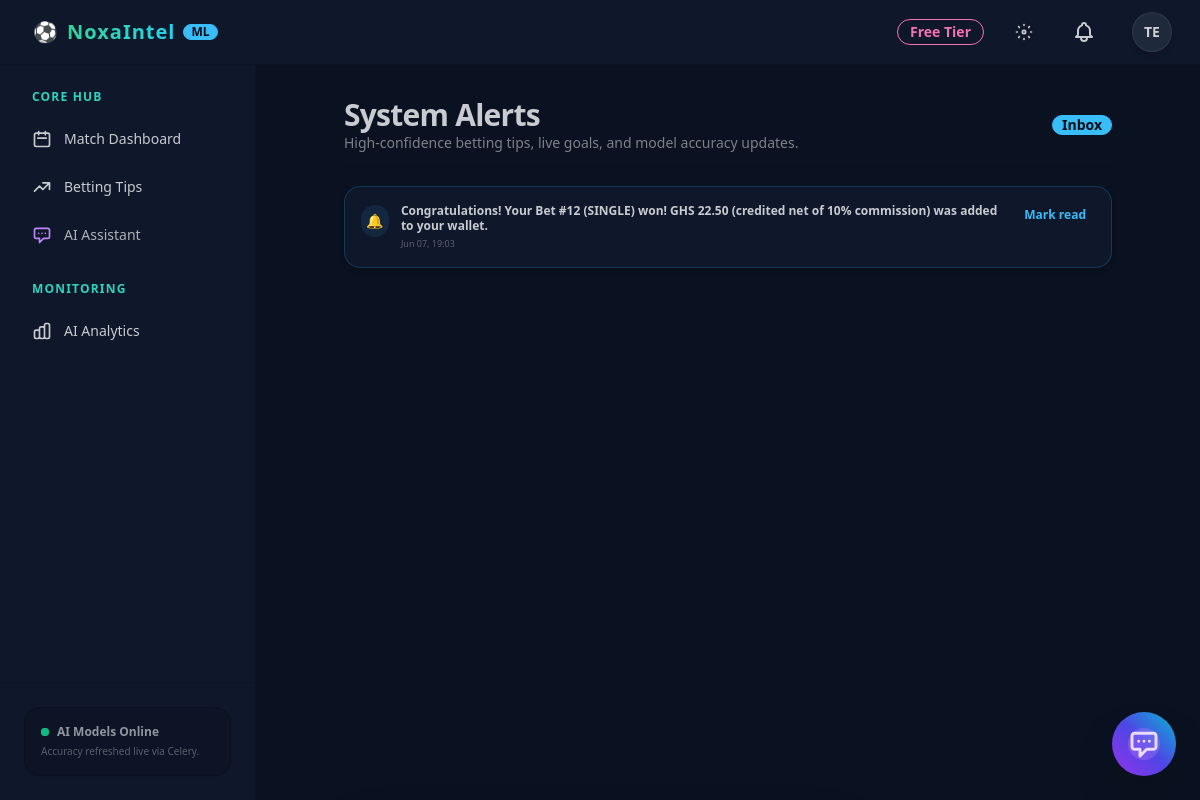
The app's page /notifications/ (signed in) with its own data.
### users/models.py (models this page shows, shortened)
class CustomUser(AbstractUser):
    phone_number = models.CharField(max_length=20, unique=True, null=True, blank=True)
    email = models.EmailField(unique=True)
    USERNAME_FIELD = 'phone_number'
    REQUIRED_FIELDS = ['email', 'username']

### notifications/models.py (models this page shows, shortened)
class Notification(models.Model):
    NOTIFICATION_TYPES = [
        ('MATCH_START', 'Match Start'),
        ('GOAL', 'Goal Scored'),
        ('TIP_ALERT', 'High Confidence Tip'),
        ('PREDICTION', 'New Prediction'),
    ]
    user = models.ForeignKey(CustomUser, on_delete=models.CASCADE, related_name='notifications')
    message = models.CharField(max_length=255)
    notification_type = models.CharField(max_length=20, choices=NOTIFICATION_TYPES, default='TIP_ALERT')
    is_read = models.BooleanField(default=False)
    created_at = models.DateTimeField(auto_now_add=True)
    url = models.CharField(max_length=500, blank=True, default='/')  # Deep-link URL
    class Meta:
        ordering = ['-created_at']
        indexes = [
            models.Index(fields=['user', 'is_read']),
        ]

### notifications/views.py (the view)
# urls.py: path('', views.notification_list, name='list'),
@login_required
def notification_list(request):
    notifications = Notification.objects.filter(user=request.user)[:30]
    has_push_sub = PushSubscription.objects.filter(user=request.user).exists()
    return render(request, 'notifications/list.html', {
        'notifications': notifications,
        'has_push_sub': has_push_sub,
    })

### config/context_processors.py (called while the page is built)
def vapid_public_key(request):
    return {
        "VAPID_PUBLIC_KEY": getattr(settings, "VAPID_PUBLIC_KEY", "")
    }

### templates/notifications/list.html (shortened to what this page needs)
{% extends 'base.html' %}
{% block content %}
<div class="space-y-6 max-w-3xl mx-auto">
    <div class="flex justify-between items-center pb-2 border-b border-base-200">
        <div>
            <h1 class="text-3xl font-extrabold tracking-tight">System Alerts</h1>
            <p class="text-sm opacity-60">High-confidence betting tips, live goals, and model accuracy updates.</p>
        </div>
        <span class="badge badge-primary font-bold">Inbox</span>
    </div>
    <div id="notifications-list-container">
        {% include 'notifications/partials/list_items.html' %}
    </div>
</div>
{% endblock %}

### templates/components/navbar.html (shortened to what this page needs)
<div class="navbar bg-base-100 border-b border-base-200 px-2 md:px-6 z-40 relative">
    <div class="flex-1">
        <a href="{% url 'home' %}" class="btn btn-ghost normal-case text-lg md:text-xl font-black gap-1 md:gap-2 tracking-wider px-2">
            <span>⚽</span>
            <span class="bg-gradient-to-r from-emerald-400 to-cyan-400 bg-clip-text text-transparent">NoxaIntel</span>
            <span class="hidden sm:inline-flex badge badge-primary badge-sm font-semibold tracking-normal">ML</span>
        </a>
    </div>
    <div class="flex-none gap-1.5 md:gap-4">
        {% if user.is_authenticated %}
            <div class="hidden sm:inline-flex">
                {% if user.profile.subscription_tier.name == 'VIP' %}
                    <span class="badge badge-warning gap-1 py-3 px-3 font-bold shadow-lg shadow-warning/10">
                        👑 VIP
                    </span>
                {% elif user.profile.subscription_tier.name == 'Premium' %}
                    <span class="badge badge-secondary gap-1 py-3 px-3 font-bold shadow-lg shadow-secondary/10">
                        ⚡ Premium
                    </span>
                {% else %}
                    <span class="badge badge-accent badge-outline gap-1 py-3 px-3 font-semibold">
                        Free Tier
                    </span>
                {% endif %}
            </div>
            <button id="theme-toggle" class="btn btn-ghost btn-circle" aria-label="Toggle Theme">
            </button>
            <div class="dropdown dropdown-end">
                <a href="{% url 'notifications:list' %}" class="btn btn-ghost btn-circle relative">
                </a>
            </div>
            <div class="dropdown dropdown-end">
                <div tabindex="0" role="button" class="btn btn-ghost btn-circle avatar placeholder">
                    <div class="bg-neutral text-neutral-content rounded-full w-10 border border-neutral-content/10 shadow-md">
                        <span class="text-sm font-bold">{{ user.username|slice:":2"|upper }}</span>
                    </div>
                </div>
            </div>
        {% else %}
            <a href="{% url 'users:login' %}" class="btn btn-ghost btn-sm">Log In</a>
            <a href="{% url 'users:register' %}" class="btn btn-primary btn-sm px-4">Sign Up</a>
        {% endif %}
    </div>
</div>

### templates/notifications/partials/list_items.html (shortened to what this page needs)
{% if notifications %}
    <div class="space-y-4">
        {% for notif in notifications %}
            <div class="p-4 rounded-2xl border transition-all duration-200 flex justify-between items-start gap-4 {% if not notif.is_read %}bg-base-100 border-primary/20 shadow-md{% else %}bg-base-200/40 border-base-200 opacity-60{% endif %}">
                <div class="flex items-start gap-3">
                    <div class="w-8 h-8 rounded-full flex items-center justify-center text-sm mt-0.5 {% if not notif.is_read %}bg-primary/10 text-primary{% else %}bg-base-300 text-base-content/40{% endif %}">
                        {% if notif.notification_type == 'GOAL' %}⚽{% elif notif.notification_type == 'TIP' %}🎯{% else %}🔔{% endif %}
                    </div>
                    <div class="space-y-1">
                        <p class="text-xs font-semibold text-base-content leading-tight">
                            {{ notif.message }}
                        </p>
                        <p class="text-[9px] opacity-40">
                            {{ notif.created_at|date:"M d, H:i" }}
                        </p>
                    </div>
                </div>
                {% if not notif.is_read %}
                    <button hx-post="{% url 'notifications:mark_read' notif.id %}"
                            hx-target="#notifications-list-container"
                            hx-swap="innerHTML"
                            class="btn btn-ghost btn-xs text-primary font-bold hover:bg-primary/10 rounded-lg px-2">
                        Mark read
                    </button>
                {% endif %}
            </div>
        {% endfor %}
    </div>
{% endif %}

### records on screen
CustomUser: username "TE"
Notification: message "Congratulations! Your Bet #12 (SINGLE) won! GHS 22.50 (credited net of 10% commission) was added to your wallet.", created_at "Jun 07, 19:03", is_read "Mark read"
